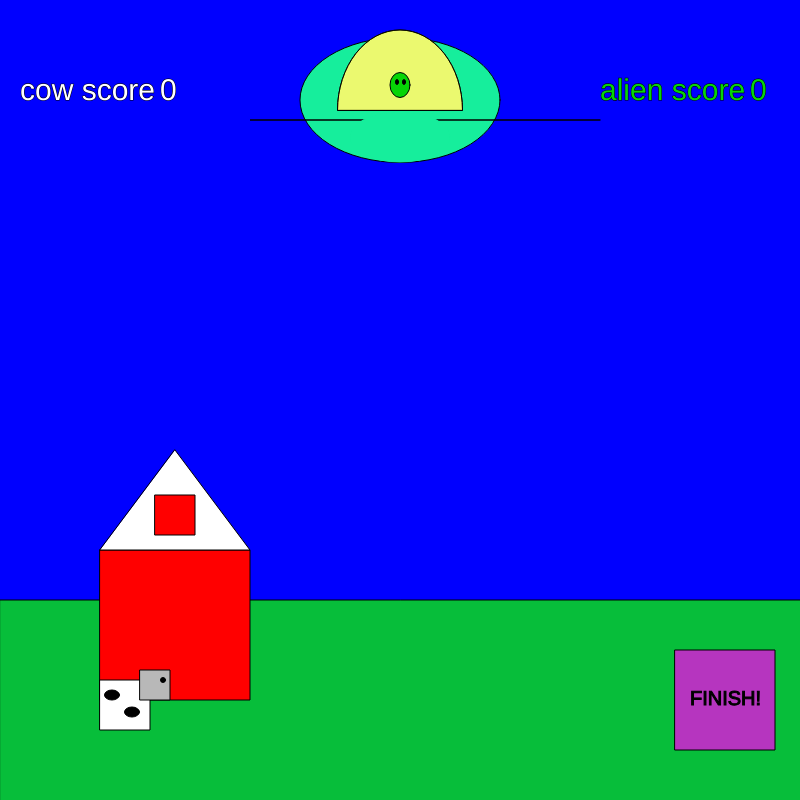
Frame 1 (no input)
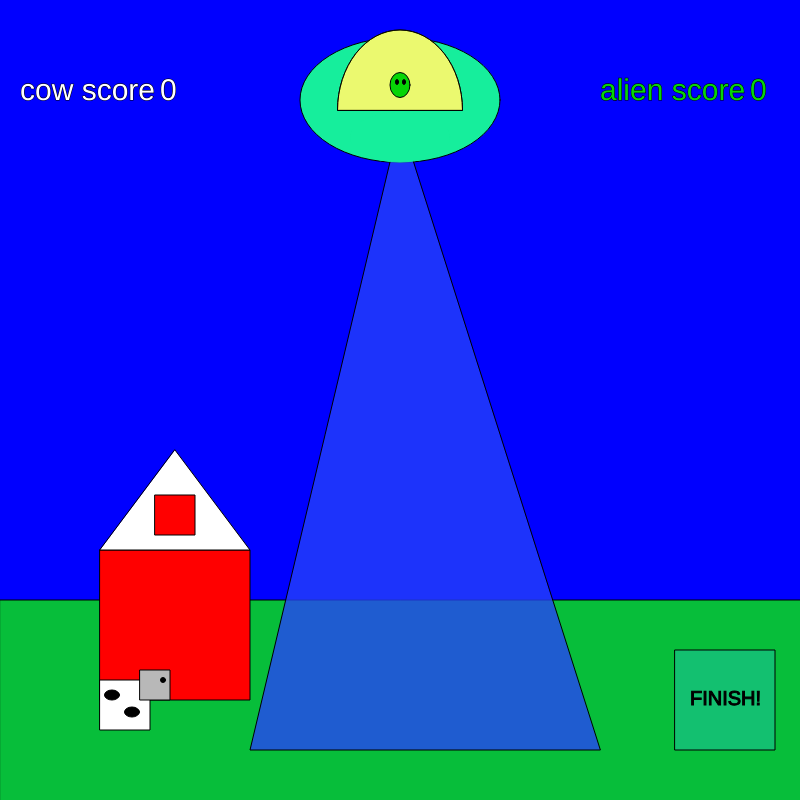
Frame 60 (no input)
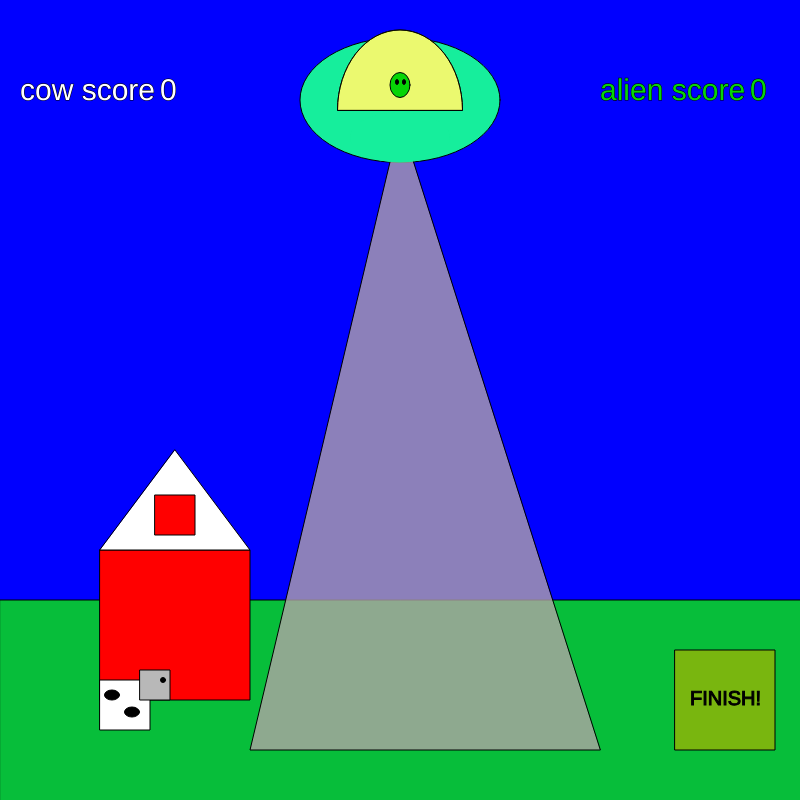
Frame 120 (the mouse pressed at the canvas centre since frame 60)

The p5.js sketch that drew these frames (run headless with seeded random() and noise() and a simulated clock; from frame 60 on, the mouse is pressed at the canvas centre):

// p5.js sketch
// ── sketch.js
var beem=120
var cowX=100
var cowY=680
var beemon=150
var alienX=400
var alienY=110
var finishX=675
var finishY=650
var alienscore=0
var cowscore=0
var asstroidY=700
var speed=5
function setup() {
  createCanvas(800, 800);

}

function draw() {
  stroke('black')
  background(0,0,255);
  
  fill('#16EE9C')
  ellipse(400,100,200,125)
  
  stroke('black')
  fill('#07BE3A')
  rect(0,600,1000,)
  
  fill('red')
  rect(100,550,150)
  
  fill("white")
  triangle(100,550,250,550,175,450)
  
  fill('red')
  rect(155,495,40)
  
  fill('white')
  arc(400,110,125,160,PI, 0  , CHORD)
  
  fill('rgba(223,245,27,0.63)')
  arc(400,110,125,160,PI, 0  , CHORD)
  
   fill(random(255),random(255),random(255))
  rect(finishX,finishY,100,100)
  fill('black')
  textSize(20)
  text('FINISH!',finishX+15,finishY+55)
  
  fill('white')
  rect(cowX,cowY,50)
  fill('black')
  ellipse(cowX+12,cowY+15,15,10)
  ellipse(cowX+32,cowY+32,15,10)
  fill('rgb(184,184,184)')
  rect(cowX+40,cowY-10,30,30)
  fill('black')
  ellipse(cowX+63,cowY,5,5)
  
  fill('rgb(7,213,7)')
  ellipse(alienX,alienY-25,20,25)
  fill('black')
  ellipse(alienX-3,alienY-28,3,5)
  ellipse(alienX- -4,alienY-28,3,5)
  
  textSize(30)
  fill('rgb(7,213,7)')
  text('alien score',600,100)
  text(alienscore,750,100)
  
  textSize(30)
  fill('white')
  text('cow score',20,100)
  text(cowscore,160,100)
  
  ellipse()
  
  beemon=beemon-1
  
  if(beemon>0){
    fill(random(255),random(255),random(255),200)
    triangle(400,120,250,beem,600,beem)
    
    if(cowX > 250 && cowX < 600 && beem > cowY && beemon <= 750) {
      alienscore=alienscore+1 
      cowX=100 }
    
  fill('#16EE9C')
  stroke('#16EE9C')
  ellipse(400,137,100,50)
    
  }

      if(cowX > 675 && cowX < 775){
       cowscore=cowscore+1
        cowX=100 }

  beem=beem+20
  if(beem>750 ){
    beem=750 }
  
 if(cowscore==10){
   
 }
  
  
}

function keyPressed(){
  if(key=='a'){
    cowX=cowX-20 }
  if(key=='d'){
     cowX=cowX+20 }

  if(key=='l' && beemon<-200){
    beemon=150
    beem=120 }
}
